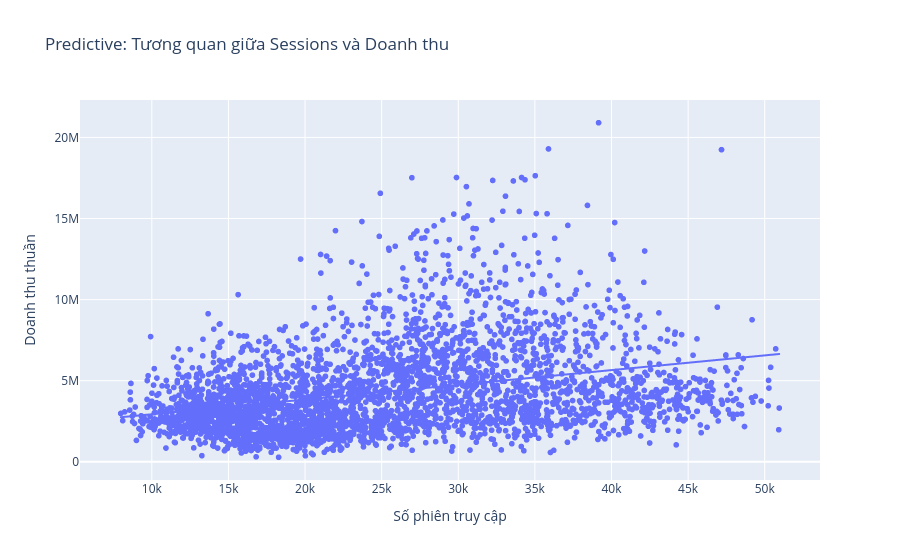

Notebook code cell kept with this figure:
### Code cell
# Gom nhóm doanh thu theo ngày và merge với traffic
daily_sales = data['sales'].groupby('Date')['Revenue'].sum().reset_index()
daily_traffic = data['web_traffic'].groupby('date')['sessions'].sum().reset_index()

df_predictive = daily_sales.merge(daily_traffic, left_on='Date', right_on='date')

# Vẽ biểu đồ tương quan có đường xu hướng
fig2 = px.scatter(df_predictive, x='sessions', y='Revenue', trendline="ols",
                  title='Predictive: Tương quan giữa Sessions và Doanh thu',
                  labels={'sessions': 'Số phiên truy cập', 'Revenue': 'Doanh thu thuần'})
fig2.show()

# Tính hệ số tương quan
correlation = df_predictive['sessions'].corr(df_predictive['Revenue'])
print(f"Hệ số tương quan Pearson: {correlation:.2f}")

### Figure 1 — Plotly figure (JSON) as saved in the notebook; plotly's stock layout.template omitted (floating-point values rounded to 4 significant figures; data arrays with more than 128 entries replaced by an {"elided": "..."} marker saying what was removed)
{"data": [{"hovertemplate": "Số phiên truy cập=%{x}<br>Doanh thu thuần=%{y}<extra></extra>", "legendgroup": "", "marker": {"color": "#636efa", "symbol": "circle"}, "mode": "markers", "name": "", "showlegend": false, "type": "scattergl", "x": {"elided": "3652 int values"}, "xaxis": "x", "y": {"elided": "3652 float values"}, "yaxis": "y"}, {"hovertemplate": "<b>OLS trendline</b><br>Revenue = 90.722 * sessions + 2.02416e+06<br>R<sup>2</sup>=0.103073<br><br>Số phiên truy cập=%{x}<br>Doanh thu thuần=%{y} <b>(trend)</b><extra></extra>", "legendgroup": "", "marker": {"color": "#636efa", "symbol": "circle"}, "mode": "lines", "name": "", "showlegend": false, "type": "scattergl", "x": {"elided": "3652 int values"}, "xaxis": "x", "y": {"elided": "3652 float values"}, "yaxis": "y"}], "layout": {"legend": {"tracegroupgap": 0}, "title": {"text": "Predictive: Tương quan giữa Sessions và Doanh thu"}, "xaxis": {"anchor": "y", "domain": [0, 1], "title": {"text": "Số phiên truy cập"}}, "yaxis": {"anchor": "x", "domain": [0, 1], "title": {"text": "Doanh thu thuần"}}}}
